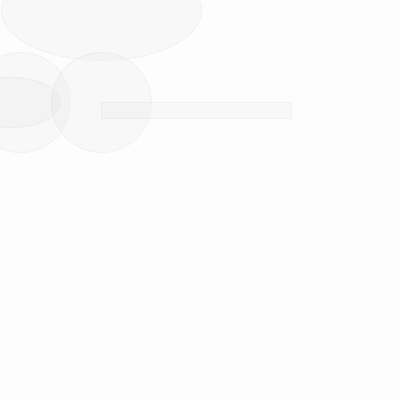
Frame 1 (no input)
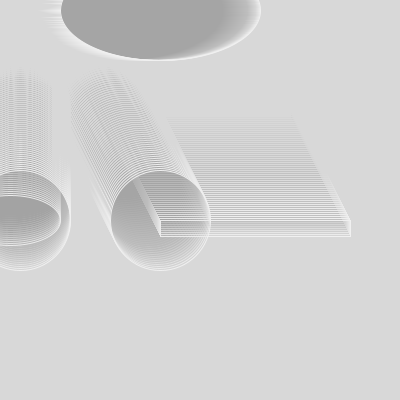
Frame 60 (the mouse pressed at the canvas centre just before this capture)
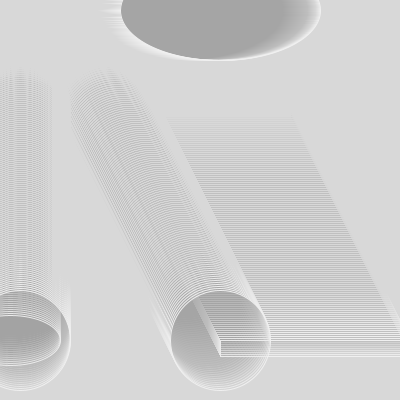
Frame 120 (the mouse held since frame 60 and released just before this capture)

The Processing sketch that drew these frames (run headless with seeded random() and noise(); from frame 60 on, the mouse is pressed at the canvas centre):

// Processing sketch: processing_60773
// ── processing_60773.pde


float x = 100;
float y = 100;
float xspeed = 1;
float yspeed = 2;

void setup() {
  size(400,400);
  smooth();
  background(255);
}

void draw() {
  noStroke();
  fill(205,10);
  rect(0,0,width,height);
  
  // Add the current speed to the location.
  x = x + xspeed;
  y = y + yspeed;

  // Check for bouncing
  if ((x > width) || (x < 0)) {
    xspeed = xspeed * -1;
  }
  if ((y > height) || (y < 0)) {
    yspeed = yspeed * -1;
  }

  // Display at x,y location
  stroke(240);
  fill(130,10);
  rect(x,y,190,16);
   ellipse(x,y,100,100); ellipse(x,10,200,100); ellipse(10,y,100,50);
   ellipse(20,y,100,100);
}
